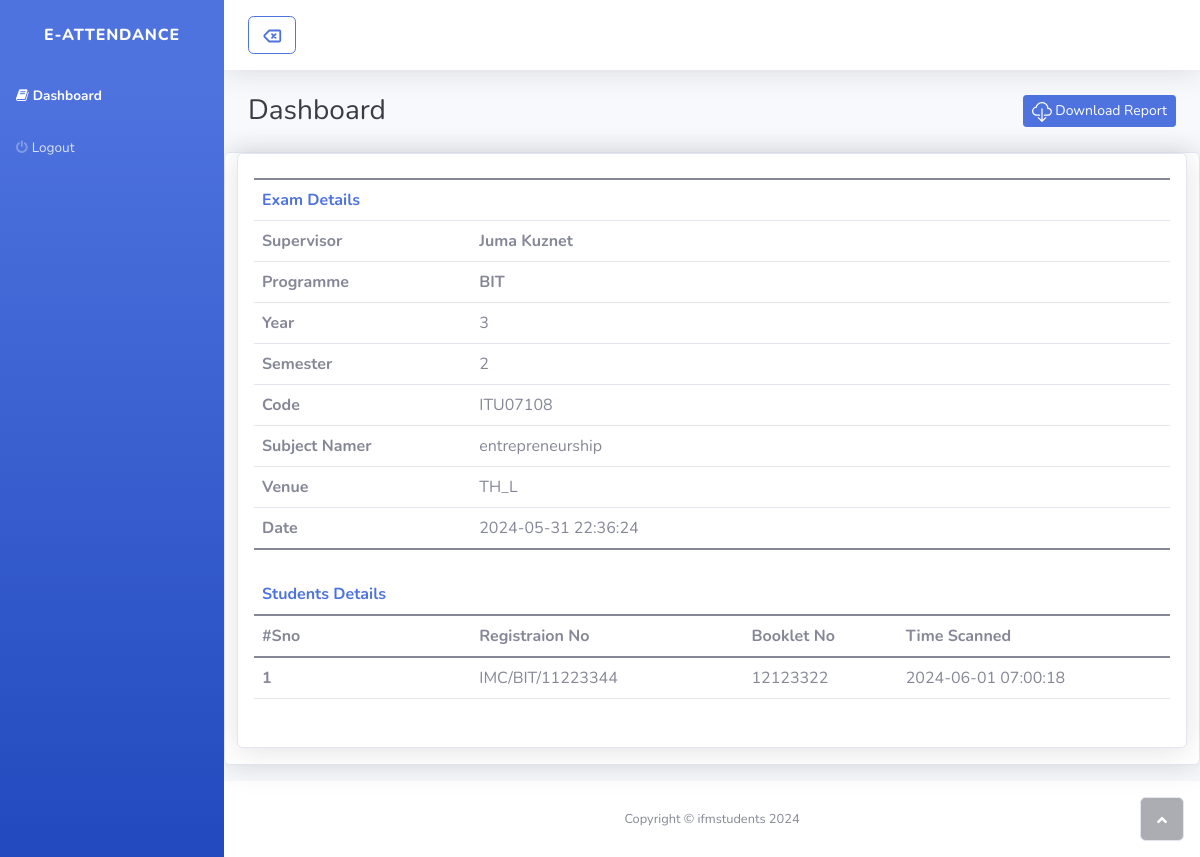
/view/admin/exams.php?id=1&exam=6 (signed in), run on the app's committed database.
### tables this page shows
CREATE TABLE `exam` (
  `id` int(11) NOT NULL,
  `examiner` int(5) NOT NULL,
  `programme` varchar(30) NOT NULL,
  `year` int(2) NOT NULL,
  `semester` int(2) NOT NULL,
  `code` varchar(60) NOT NULL,
  `name` varchar(60) NOT NULL,
  `venue` varchar(30) NOT NULL,
  `date` datetime NOT NULL DEFAULT current_timestamp()
);

CREATE TABLE `teachers` (
  `id` int(11) NOT NULL,
  `name` varchar(60) NOT NULL,
  `email` varchar(60) NOT NULL,
  `password` varchar(60) NOT NULL
);

CREATE TABLE `attendance` (
  `id` int(11) NOT NULL,
  `registration_no` varchar(20) NOT NULL,
  `booklet_no` int(10) NOT NULL,
  `exam` int(4) NOT NULL,
  `time` timestamp NOT NULL DEFAULT current_timestamp()
);

### view/admin/exams.php (the view, shortened to what this page needs)
<?php
include '../../control/connection.php';
$examiner=$_GET['id'];
$exam=$_GET['exam'];
$sql = "SELECT * FROM exam where examiner='$examiner' and id=$exam ";
$result = $conn->query($sql);
$sql3 = "SELECT * FROM teachers where id= $examiner ";
$result3 = $conn->query($sql3);
?>
<!DOCTYPE html>
<html>
<head>
    <link rel="stylesheet" href="../assets/bootstrap/css/bootstrap.min.css">
    <link rel="stylesheet" href="../assets/fonts/fontawesome-all.min.css">
    <link rel="stylesheet" href="../assets/fonts/font-awesome.min.css">
    <link rel="stylesheet" href="../assets/fonts/fontawesome5-overrides.min.css">
</head>
<body id="page-top">
    <div id="wrapper">
        <nav class="navbar navbar-dark align-items-start sidebar sidebar-dark accordion bg-gradient-primary p-0">
            <div class="container-fluid d-flex flex-column p-0"><a class="navbar-brand d-flex justify-content-center align-items-center sidebar-brand m-0" href="#">
                    <div class="sidebar-brand-text mx-3"><span>E-Attendance</span></div>
                </a>
                <ul class="navbar-nav text-light" id="accordionSidebar">
                    <li class="nav-item"><a class="nav-link active" href="#"><i class="fa fa-book"></i><span>Dashboard</span></a></li>
                    <li class="nav-item"><a class="nav-link" href="../../"><i class="fa fa-power-off"></i><span>Logout</span></a></li>
                </ul>
            </div>
        </nav>
        <div class="d-flex flex-column" id="content-wrapper">
            <div id="content">
                <nav class="navbar navbar-light navbar-expand bg-white shadow mb-4 topbar static-top">
                    <div class="container-fluid"><button class="btn btn-link d-md-none  me-3" id="sidebarToggleTop" type="button"><i class="fas fa-bars"></i></button>
                    <button class="btn btn-outline-primary" onclick="location.href='./dashboard.php'">
                    </button>
                  </div>
                </nav>
                <div class="container-fluid">
                    <div class="d-sm-flex justify-content-between align-items-center mb-4">
                        <h3 class="text-dark mb-0">Dashboard</h3><button class="btn btn-primary btn-sm" id="download">
                        Download Report
                        </button>
                    </div>
                </div>
                <div class="col">
                    <div class="card shadow mb-3">
                        <div class="row mb-3">
                            <div class="container-fluid">
                                <div class="card shadow">
                                    <div class="card-body">
                                        <div class="table-responsive table mt-2" id="dataTable" role="grid" aria-describedby="dataTable_info">
                                            <table class="table table-hover" id="table">
    <thead>
    <thead>
      <tbody>
<?php
while($row3 = $result3->fetch_assoc()) {
  $teacher=$row3['name'];
}
  while($row = $result->fetch_assoc()) {
    $programme=$row['programme'];
    $year=$row['year'];
    $semester=$row['semester'];
    $code=$row['code'];
    $name=$row['name'];
    $venue=$row['venue'];
    $date=$row['date'];
echo '
 <tr >
<th scope="col" class="text-primary m-0 fw-bold"> Exam Details<br></th>
<th scope="col"></th>
</tr>
<tr >
<th scope="col">Supervisor</th>
<th scope="col">'.$teacher.'</th>
</tr>
    <tr>
      <th scope="col">Programme</th>
        <th scope="row">'.$programme.'</th>
      </tr>
      <tr>
        <th scope="col">Year</th>
        <td>'.$year.'</td>
      </tr>
      <tr>
      <th scope="col">Semester</th>
        <td>'.$semester.'</td>
      </tr>
      <tr>
      <th scope="col">Code</th>
        <td>'.$code.'</td>
      </tr>
      <tr>
      <th scope="col">Subject Namer</th>
        <td>'.$name.'</td>
      </tr>
      <tr>
      <th scope="col">Venue</th>
        <td>'.$venue.'</td>
      </tr>
      <tr>
      <th scope="col">Date</th>
        <td>'.$date.'</td>
      </tr> ';
 }
      ?>
    </tbody>
      <tr>
        <th scope="col" class="text-primary m-0 fw-bold"><br>Students Details</th>
        <th scope="col"></th>
        <th scope="col"></th>
        <th scope="col"></th>
      </tr>
    </thead>
    <thead>
      <tr>
        <th scope="col">#Sno</th>
        <th scope="col">Registraion No</th>
        <th scope="col">Booklet No</th>
        <th scope="col">Time Scanned</th>
      </tr>
    </thead>
    <tbody>
    <?php
    $i=1;
 $sql1 = "SELECT * FROM attendance inner join exam on exam.id=attendance.exam where examiner=$examiner and exam.id=$exam";
 $result1 = $conn->query($sql1);
 while($row1 = $result1->fetch_assoc()) {
   $regno=$row1['registration_no'];
   $bookno=$row1['booklet_no'];
   $time=$row1['time'];
echo '
      <tr>
        <th scope="row">'.$i.'</th>
        <td>'.$regno.'</td>
        <td>'.$bookno.'</td>
        <td>'.$time.'</td>
      </tr> ';
      $i++;
 }
      ?>
    </tbody>
  </table>
                                        </div>
                                    </div>
                                </div>
                            </div>
                        </div>
                    </div>
                </div>
            </div>
            <footer class="bg-white sticky-footer">
                <div class="container my-auto">
                    <div class="text-center my-auto copyright"><span>Copyright © ifmstudents 2024</span></div>
                </div>
            </footer>
        </div><a class="border rounded d-inline scroll-to-top" href="#page-top"><i class="fas fa-angle-up"></i></a>
    </div>
</body>
</html>

### data on the page
exam: programme "BIT", year "3", semester "2", code "ITU07108", name "entrepreneurship", venue "TH_L", date "2024-05-31 22:36:24"
teachers: name "Juma Kuznet"
attendance: registration_no "IMC/BIT/11223344", booklet_no "12123322", time "2024-06-01 07:00:18"
